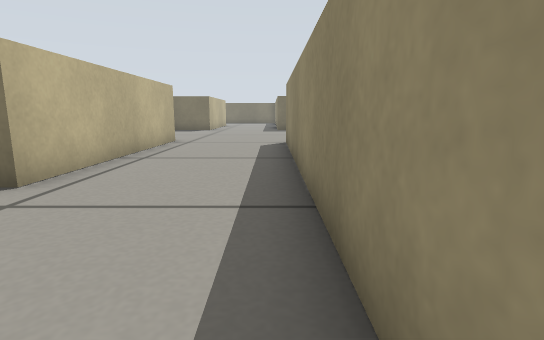
View 1 (above)

21 first-person views from a walk through a robot-simulator world made for Gazebo. The camera is 0.26 m above the floor, tilts 10° down and sees 80° across. The floor is counted in squares, 0.25 m on a side. Each view is taken from the middle of a square. On the plan, view 1 faces up. The plan holds only what a view shows up to about 12 squares ahead; the rest is blank.

View 2
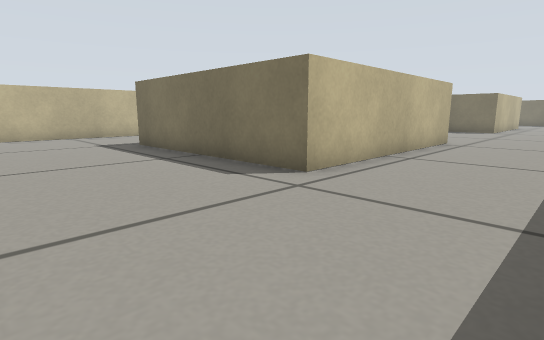

View 3
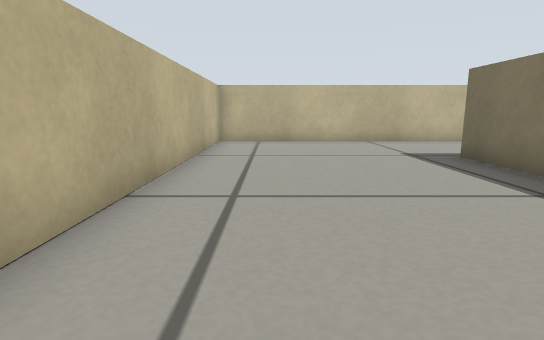

View 4
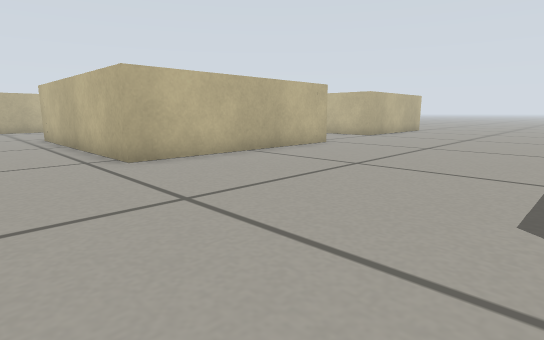

View 5
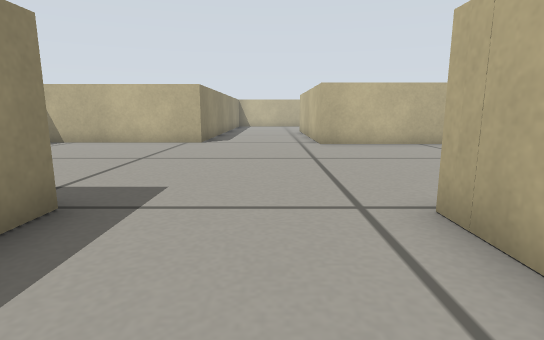

View 6
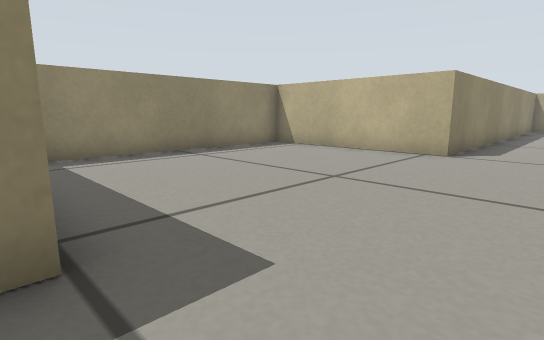

View 7
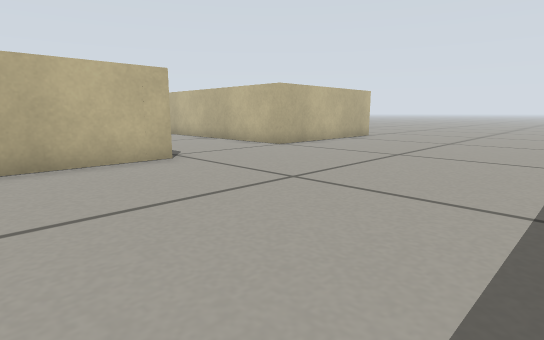

View 8
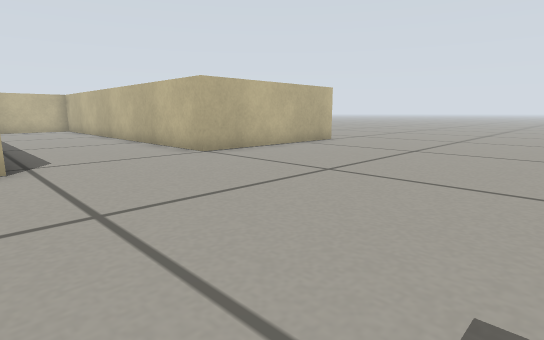

View 9
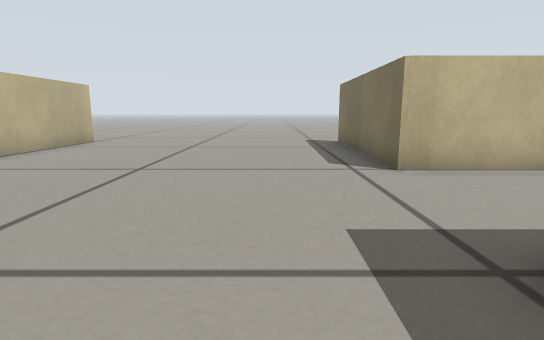

View 10
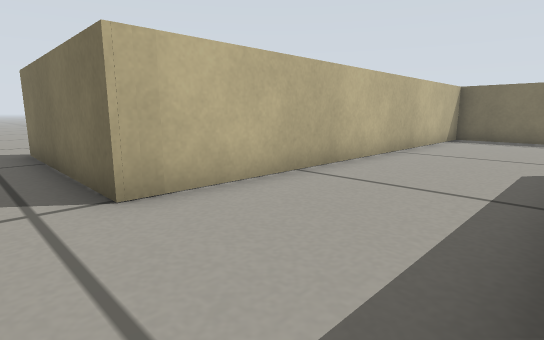

View 11
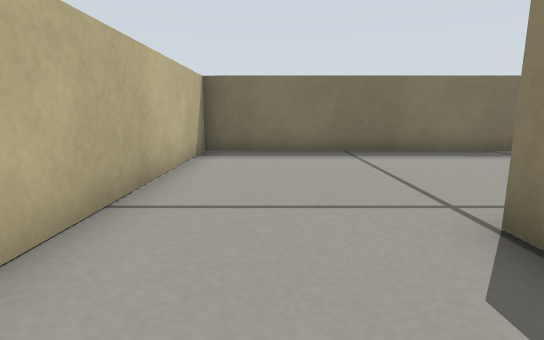

View 12
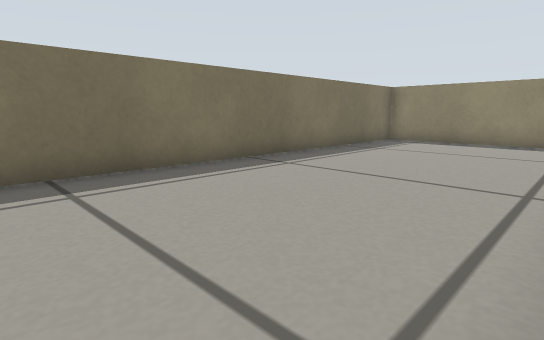

View 13
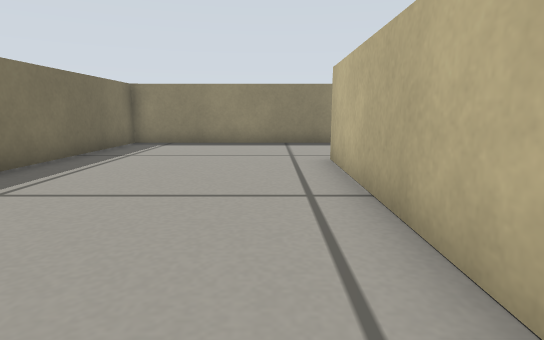

View 14
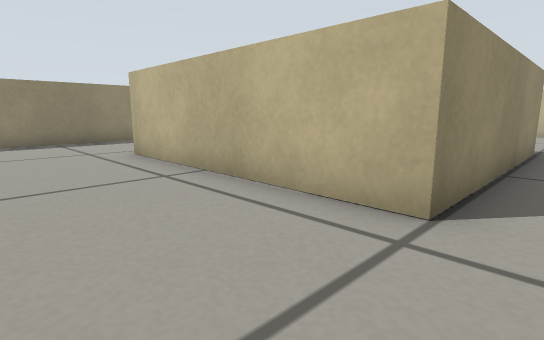

View 15
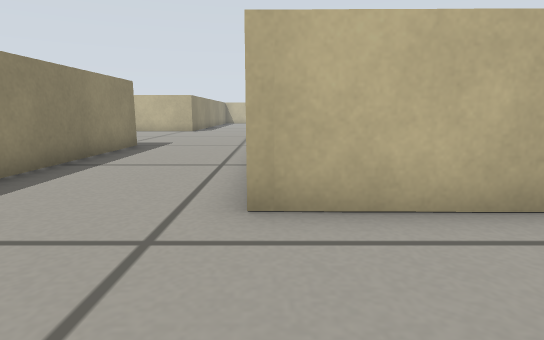

View 16
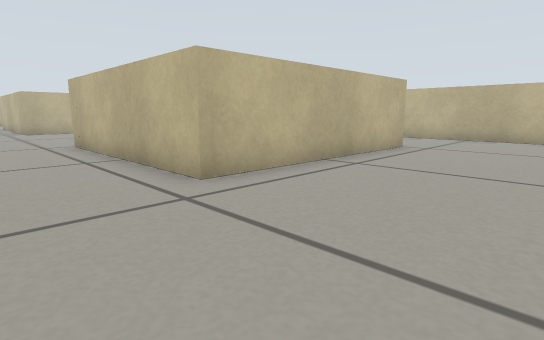

View 17
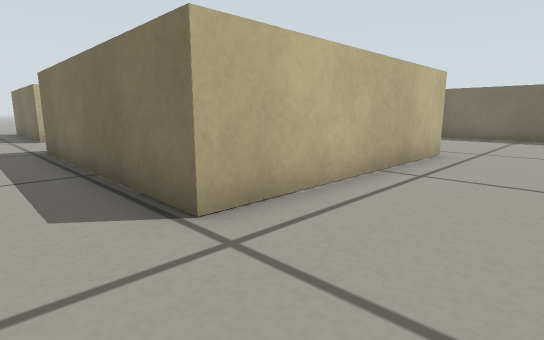

View 18
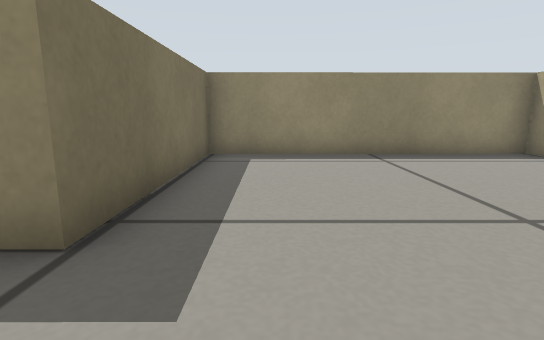

View 19
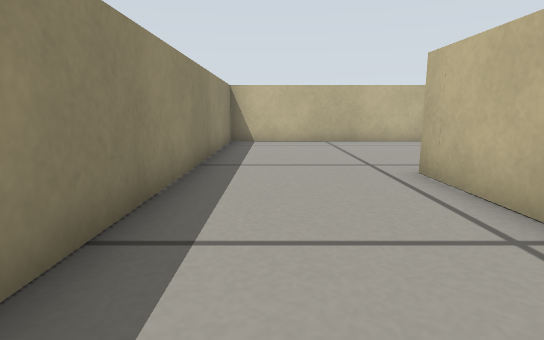

View 20
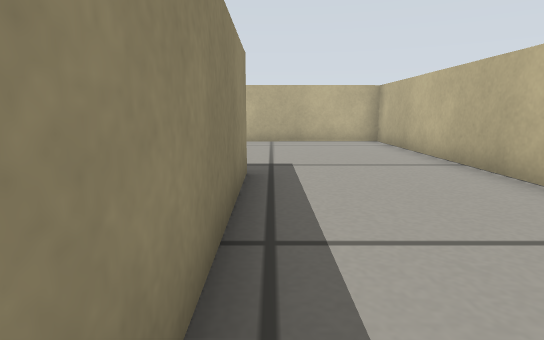

View 21
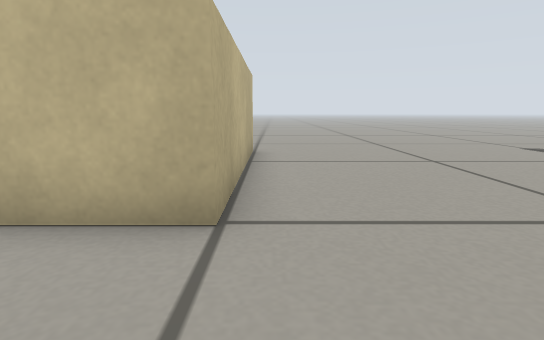

### Floor plan
Points are (right, up) in squares from view 1. A wall is a line through its corners. A room is listed if a view was taken in it or the views show most of it. See-through windows are left out.
Room 1 (views 1, 2, 3, 4, 5, 6, 7, 8, 9, 10, 11, 12, 17, 18, 19, 20, 21)
walls: (-10.6, 12.1) (-3.6, 12.1) (-3.6, 4.4) (-10.6, 4.4) (-10.6, 9.6); (-3.7, 12.1) (-3.7, 11.8); (-20.9, 11.5) (-14.8, 11.5) (-14.8, -1.9) (0.5, -1.8) (0.5, 11.5) (6.2, 11.5) (6.2, 19.6) (0.3, 19.6) (0.3, 27.6); (-3.7, 26.7) (-3.7, 19.6) (-10.9, 19.6) (-10.9, 26.8); (-14.8, 28.5) (-14.8, 20.3) (-20.8, 20.4)
ways out: opening at (-13, 27.7) to room 2; opening at (-2, 27) to room 2; opening at (-21.5, 20.5)
Room 2 (views 13, 14, 15, 16)
walls: (-10.9, 26.8) (-3.7, 26.7); (0.3, 27.6) (0.3, 32.8) (-14.8, 32.9) (-14.8, 28.5)
ways out: opening at (-13, 27.7) to room 1; opening at (-2, 27) to room 1

Where each view was taken, in squares from view 1:
view 1: 0 up, 0 right, facing up
view 2: 0 up, 0 right, facing up-left
view 3: 0 up, 3 left, facing left
view 4: 19 up, 1 left, facing down-left
view 5: 23 up, 2 left, facing down
view 6: 20 up, 2 left, facing down-right
view 7: 19 up, 7 left, facing down-left
view 8: 19 up, 10 left, facing down-left
view 9: 18 up, 9 left, facing left
view 10: 19 up, 11 left, facing up-left
view 11: 24 up, 13 left, facing up
view 12: 27 up, 12 left, facing up-right
view 13: 28 up, 11 left, facing right
view 14: 30 up, 12 left, facing down-right
view 15: 30 up, 4 left, facing down
view 16: 31 up, 1 left, facing down-left
view 17: 18 up, 1 left, facing up-left
view 18: 18 up, 2 left, facing right
view 19: 10 up, 1 left, facing down
view 20: 10 up, 11 left, facing down
view 21: 12 up, 12 left, facing left
